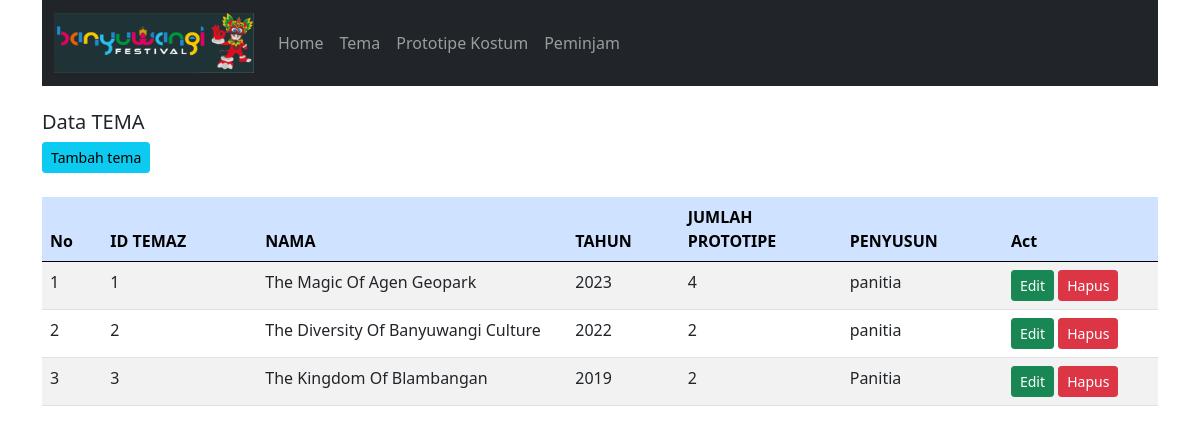
The app's page /Si_Inkos/index.php?target=tema with its own data.
### tables this page shows
CREATE TABLE `tema` (
  `id_tema` varchar(20) NOT NULL,
  `nama` varchar(255) DEFAULT NULL,
  `tahun` year(4) DEFAULT NULL,
  `jumlah_prototipe` int(3) NOT NULL,
  `penyusun` varchar(20) NOT NULL
);

### Si_Inkos/autoload.php (called while the page is built, shortened)
<?php
function autoload($class)
{
    $file = $class . ".php";
}
 ?>

### Si_Inkos/Master/menu.php (called while the page is built, shortened)
<?php
class Menu
{
    public function topMenu()
    {
        $base = "http://localhost/ZAINULARIFIN2021503053/Si_Inkos/index.php?target=";
        $data = [
            array('Text' => 'Home', 'Link' => $base . 'home'),
            array('Text' => 'Tema', 'Link' => $base . 'tema'),
            array('Text' => 'Prototipe Kostum', 'Link' => $base . 'prototipe'),
            array('Text' => 'Peminjam', 'Link' => $base . 'peminjam'),
        ];
        return $data;
    }
}

### Si_Inkos/Config/database.php (called while the page is built)
<?php
$dataKoneksi = [
    'host' => 'localhost',
    'user' => 'root',
    'password' => '',
    'dbname' => 'belajaroop'
];
?>

### Si_Inkos/Config/query_builder.php (called while the page is built, shortened)
<?php
class Query_builder implements Query
{
    private $v_db, $v_table, $v_select, $v_join, $v_where, $v_order_by, $v_query, $v_insert, $v_update, $v_delete;
    public function __construct($dataKoneksi)
    {
        $this->v_db = new \mysqli($dataKoneksi['host'], $dataKoneksi['user'], $dataKoneksi['password'], $dataKoneksi['dbname']);
    }
    public function table($table)
    {
        $this->v_table = $table;
        return $this;
    }
    public function get()
    {
        $this->v_query = "SELECT ";
        if (!empty($this->v_select)) {
            $this->v_query .= $this->v_select . "";
        } else {
            $this->v_query .= " * ";
        }
        $this->v_query .= " FROM " . $this->v_table . "";
        return $this;
    }
    public function resultArray()
    {
        $data = $this->v_db->query($this->v_query);
        $rows = array();
        while ($row = $data->fetch_array()) {
            $rows[] = $row;
        }
        return $rows;
    }
}
?>

### Si_Inkos/Master/tema.php (the view, shortened to what this page needs)
<?php
class Tema
{
    private $db;
    public function __construct($con)
    {
        $this->db = new Query_builder($con);
    }
    public function index()
    {
        $data = $this->db->table(' tema ')->get()->resultArray();
        $res = '<a href="?target=tema&act=tambah_tema" class="btn btn-info btn-sm">Tambah tema</a><br><br>
    <div class="table-responsive">
    <table class="table table-striped">
    <thead class="table-primary">
    <tr>
    <th>No</th>
    <th>ID TEMAZ</th>
    <th>NAMA</th>
    <th>TAHUN</th>
    <th>JUMLAH PROTOTIPE</th>
    <th>PENYUSUN</th>
    <th>Act</th>
    </tr>
    </thead>
    <tbody>';
        $no = 1;
        foreach ($data as $r) {
            $res .= '<tr>
       <td width="10">' . $no . '</td>
        <td width="100">' . $r['id_tema'] . '</td>
        <td width="200">' . $r['nama'] . '</td>
        <td width="50">' . $r['tahun'] . '</td>
        <td width="100">' . $r['jumlah_prototipe'] . '</td>
        <td width="100">' . $r['penyusun'] . '</td>
        <td width="100">
        <a href="?target=tema&act=edit_tema&id_tema=' . $r['id_tema'] . '" class="btn btn-success btn-sm">Edit</a>
        <a href="?target=tema&act=delete_tema&id_tema=' . $r['id_tema'] . '" class="btn btn-danger btn-sm">Hapus</a>
        </td>';
            $no++;
        }
        $res .= '</tbody></table></div>';
        return $res;
    }
}

### Si_Inkos/index.php (shortened to what this page needs)
<?php
include 'autoload.php';
include 'Config/Database.php';
$menu = new Menu();
$tema = new Tema($dataKoneksi);
$target = @$_GET['target'];
$act = @$_GET['act'];
?>
<!DOCTYPE html>
<html lang="en">
<head>
    <link rel="stylesheet" href="assets/bootstrap/css/bootstrap.css">
</head>
<body>
    <div class="container">
        <nav class="navbar navbar-expand-lg navbar-dark bg-dark">
            <div class="container-fluid">
                <a href="#" class="navbar-brand"><img src="assets/bwi-fest.jpg" width="200px" height="60"px"></a>
                <div class="collapse navbar-collapse" id="MyMenu">
                    <ul class="navbar-nav me-auto mb-2 mb-lg-0">
                        <?php
foreach ($menu->topMenu() as $r) {
    ?>
                        <li class="nav-tem">
                            <a href="<?php echo $r['Link']; ?>" class="nav-link">
                            <?php echo $r['Text']; ?>
                        </a>
                        </li>
                        <?php
}
?>
                    </ul>
                </div>
            </div>
        </nav>
        <br>
        <div class="content">
            <h5>Data <?php echo strtoupper($target); ?></h5>
            <?php
if (!isset($target) or $target == "home") {
    echo "Hai, Selamat Datang Di Beranda";
} elseif ($target == "tema") {
    if ($act == "tambah_tema") {
        echo $tema->tambah();
    } elseif ($act == "edit_tema") {
        $id_tema = $_GET['id_tema'];
        echo $tema->edit($id_tema);
    } else {
        echo $tema->index();
    }
} else {
    echo "page 404 Not found";
}
?>
        </div>
    </div>
</body>
</html>

### records on screen
tema: id_tema "1", nama "The Magic Of Agen Geopark", tahun "2023", jumlah_prototipe "4", penyusun "panitia"
tema: id_tema "2", nama "The Diversity Of Banyuwangi Culture", tahun "2022", jumlah_prototipe "2", penyusun "panitia"
tema: id_tema "3", nama "The Kingdom Of Blambangan", tahun "2019", jumlah_prototipe "2", penyusun "Panitia"

### other values on screen
$r['Text'] "Home"
$r['Text'] "Tema"
$r['Text'] "Prototipe Kostum"
$r['Text'] "Peminjam"
$target "TEMA"
